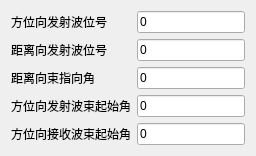
                      <widget class="QWidget" name="tab_41">
                       <attribute name="title">
                        <string>子阵1</string>
                       </attribute>
                       <layout class="QVBoxLayout" name="verticalLayout_14">
                        <item>
                         <layout class="QFormLayout" name="formLayout_15">
                          <item row="0" column="0">
                           <widget class="QLabel" name="label_44">
                            <property name="text">
                             <string>方位向发射波位号</string>
                            </property>
                           </widget>
                          </item>
                          <item row="1" column="0">
                           <widget class="QLabel" name="label_45">
                            <property name="text">
                             <string>距离向发射波位号</string>
                            </property>
                           </widget>
                          </item>
                          <item row="2" column="0">
                           <widget class="QLabel" name="label_54">
                            <property name="text">
                             <string>距离向束指向角</string>
                            </property>
                           </widget>
                          </item>
                          <item row="3" column="0">
                           <widget class="QLabel" name="label_62">
                            <property name="text">
                             <string>方位向发射波束起始角</string>
                            </property>
                           </widget>
                          </item>
                          <item row="4" column="0">
                           <widget class="QLabel" name="label_63">
                            <property name="text">
                             <string>方位向接收波束起始角</string>
                            </property>
                           </widget>
                          </item>
                          <item row="0" column="1">
                           <widget class="QLineEdit" name="lineEdit_position_send1">
                            <property name="text">
                             <string>0</string>
                            </property>
                           </widget>
                          </item>
                          <item row="1" column="1">
                           <widget class="QLineEdit" name="lineEdit_distance_send1">
                            <property name="text">
                             <string>0</string>
                            </property>
                           </widget>
                          </item>
                          <item row="2" column="1">
                           <widget class="QLineEdit" name="lineEdit_distance_B1">
                            <property name="text">
                             <string>0</string>
                            </property>
                           </widget>
                          </item>
                          <item row="3" column="1">
                           <widget class="QLineEdit" name="lineEdit_position_sendBS1">
                            <property name="text">
                             <string>0</string>
                            </property>
                           </widget>
                          </item>
                          <item row="4" column="1">
                           <widget class="QLineEdit" name="lineEdit_position_recvBS1">
                            <property name="text">
                             <string>0</string>
                            </property>
                           </widget>
                          </item>
                         </layout>
                        </item>
                       </layout>
                      </widget>
